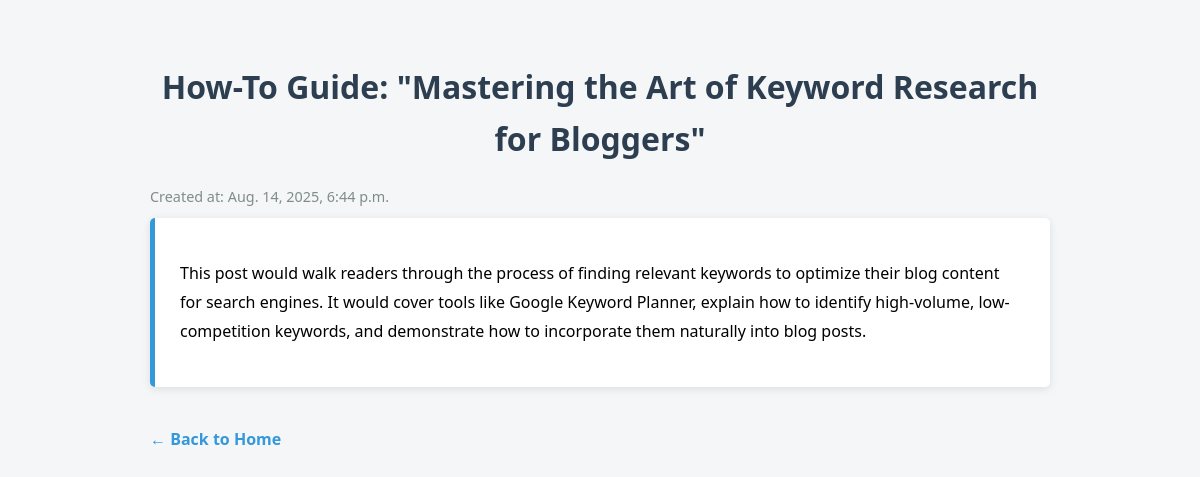
The app's page /post/1/ with its own data.
### blog/models.py (models this page shows, shortened)
class Post(models.Model):
    title = models.CharField(max_length=200)
    content = models.TextField()
    created_at = models.DateTimeField(auto_now_add=True)

### blog/views.py (the view)
# urls.py: path("post/<int:pk>/", post_detail, name="post_detail"),
def post_detail(request, pk):
    from django.shortcuts import get_object_or_404
    post = get_object_or_404(Post, pk=pk)
    context = {"post": post}
    return render(request, "blog/post_detail.html", context)

### blog/templates/blog/post_detail.html (shortened to what this page needs)
<!DOCTYPE html>
<html>
<head>
    {% load static %}
    <link rel="stylesheet" href="{% static 'blog/style.css' %}">
</head>
<body>
<div class="container">
    <h1>{{ post.title }}</h1>
    <p class="post-date">Created at: {{ post.created_at }}</p>
    <div class="post-content">
        <p>{{ post.content }}</p>
    </div>
    <a href="/" class="back-link">← Back to Home</a>
</div>
</body>
</html>

### blog/static/blog/style.css (style rules this page uses)
body { font-family: 'Segoe UI', Tahoma, Geneva, Verdana, sans-serif; background-color: #f4f6f8; margin: 0; padding: 0; line-height: 1.6; }
.container { max-width: 900px; margin: 20px auto; padding: 20px; }
h1, h2 { color: #2c3e50; text-align: center; }
.post-content { background-color: #fff; padding: 25px; border-left: 5px solid #3498db; border-radius: 5px; box-shadow: 0 2px 8px rgba(0,0,0,0.1); margin-bottom: 20px; line-height: 1.8; }
.post-date { color: #7f8c8d; font-size: 0.9em; margin-bottom: 10px; }
.back-link { display: inline-block; margin-top: 20px; text-decoration: none; color: #3498db; font-weight: bold; transition: color 0.2s; }

### records on screen
Post: title "How-To Guide: \"Mastering the Art of Keyword Research for Bloggers\"", created_at "Aug. 14, 2025, 6:44 p.m.", content "This post would walk readers through the process of finding relevant keywords to optimize their blog content for search engines. It would cover tools like Google Keyword Planner, explain how to identify high-volume, low-competition keywords, and demonstrate how to incorporate them naturally into blog posts."
